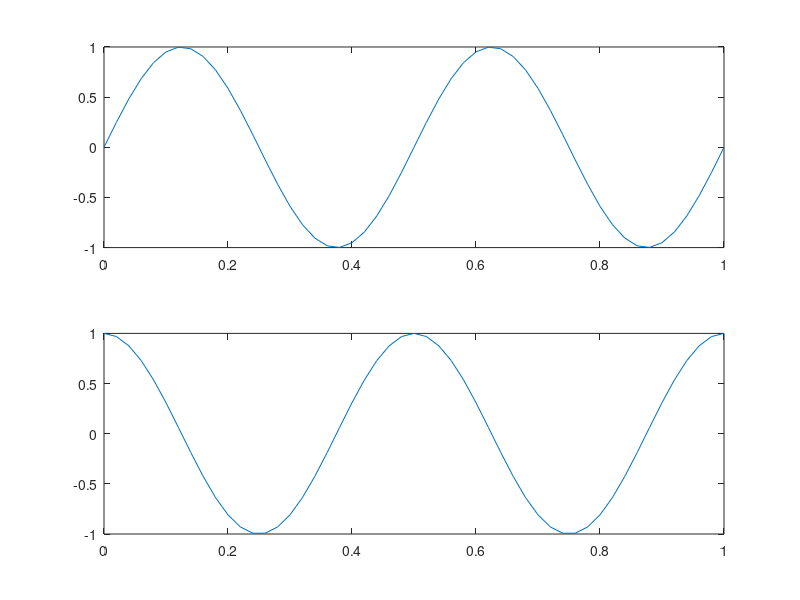

Write the MATLAB code that produced this figure.
clc; clear; close all;
fs = 50;        %sampling frequency
ts = 1/fs;      %sampling time
 t = 0:ts:1;
 f = 2;         % freq for the plot
 y = sin(2*pi*f*t);
 y1 = cos(2*pi*f*t);
subplot(2,1,1), plot(t,y)  %analog plot
subplot(2,1,2), plot(t,y1)

 